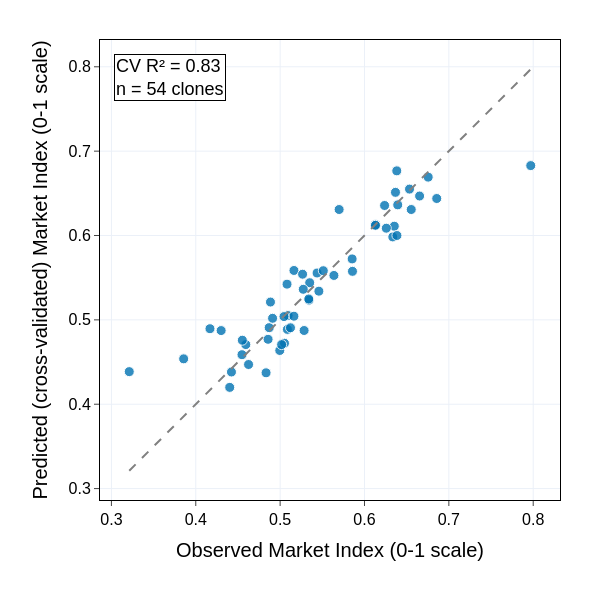

Notebook code for this chart:
### Markdown cell above
*Plotting observed vs. predicted (cross-validated) values to check prediction accuracy*

### Code cell
# Scatter plot of observed vs cross-validated predicted values for the diagnostic target
DIAGNOSTIC_TARGET = 'market_index'
diagnostic_rankings = results['targets'][DIAGNOSTIC_TARGET]['ranked_clones']
training_clones = diagnostic_rankings[diagnostic_rankings['is_training_clone']]

# x = measured value, y = prediction made without seeing that clone (cross-validated).
target_label = TARGET_NAMES.get(DIAGNOSTIC_TARGET, DIAGNOSTIC_TARGET)
fig = px.scatter(
    training_clones,
    x=f'observed_{DIAGNOSTIC_TARGET}',
    y=f'cv_predicted_{DIAGNOSTIC_TARGET}',
    hover_name='clone_id',
    color_discrete_sequence=[PALETTE[0]],
)
fig.update_traces(marker=dict(size=10, opacity=0.8, line=dict(color='white', width=1)))

minimum = min(
    training_clones[f'observed_{DIAGNOSTIC_TARGET}'].min(),
    training_clones[f'cv_predicted_{DIAGNOSTIC_TARGET}'].min(),
)
maximum = max(
    training_clones[f'observed_{DIAGNOSTIC_TARGET}'].max(),
    training_clones[f'cv_predicted_{DIAGNOSTIC_TARGET}'].max(),
)
# Dashed y = x line: points on it are perfect predictions; the closer, the better.
fig.add_shape(type='line', x0=minimum, y0=minimum, x1=maximum, y1=maximum, line=dict(color='gray', dash='dash'))
cv_r2 = results['metrics'][DIAGNOSTIC_TARGET]['cv_r2']
fig.add_annotation(text=f'CV R\u00b2 = {cv_r2:.2f}<br>n = {len(training_clones)} clones', xref='paper', yref='paper',
                   x=0.03, y=0.97, showarrow=False, align='left', xanchor='left', yanchor='top',
                   bgcolor='white', bordercolor='black', borderwidth=1, font=dict(size=18))
fig.update_xaxes(title_text=f'Observed {target_label} (0-1 scale)')
fig.update_yaxes(title_text=f'Predicted (cross-validated) {target_label} (0-1 scale)', scaleanchor='x', scaleratio=1)
style_figure(fig, width=600, height=600)
fig.show(config={'responsive': True})

### Figure 1 — Plotly figure (JSON) as saved in the notebook; plotly's stock layout.template omitted (floating-point values rounded to 4 significant figures)
{"data": [{"hovertemplate": "<b>%{hovertext}</b><br><br>observed_market_index=%{x}<br>cv_predicted_market_index=%{y}<extra></extra>", "hovertext": ["BAYOU BELLE", "LIBERTY", "ORLEANS", "EVANGELINE", "BELLEVUE", "MSU-SYN-015", "MSU-SYN-007", "BEAUREGARD", "CAROLINA RUBY", "REGAL", "MSU-SYN-016", "BONITA", "MSU-SYN-006", "MSU-SYN-014", "COVINGTON", "MONACO", "MSU-SYN-004", "MURASAKI-29", "CENTENNIAL", "MSU-SYN-009", "O'HENRY", "HWANGMI", "MSU-SYN-010", "MSU-SYN-003", "MSU-SYN-001", "HERNANDEZ", "MSU-SYN-011", "SUMOR", "DIAMOND", "EXCEL", "BURGUNDY", "AVERRE", "MSU-SYN-013", "GEORGIA JET", "BEAUREGARD P2-E10", "JEWEL", "HATTERAS", "BEAUREGARD P1-E12", "DIANE", "HANNAH", "MSU-SYN-012", "MURASAKI", "RUDDY", "OHENRY", "MSU-SYN-002", "STOKES PURPLE", "PORTO RICO", "MSU-SYN-008", "JI PURPLE", "HARRIS PURPLE", "HANNA GOLD", "OKINAWAN PURPLE", "PENNY", "MSU-SYN-005"], "legendgroup": "", "marker": {"color": "#0072B2", "line": {"color": "white", "width": 1}, "opacity": 0.8, "size": 10, "symbol": "circle"}, "mode": "markers", "name": "", "orientation": "v", "showlegend": false, "type": "scatter", "x": [0.7971, 0.6857, 0.6755, 0.6383, 0.6554, 0.6653, 0.6367, 0.6238, 0.6534, 0.6353, 0.6336, 0.6259, 0.6394, 0.613, 0.613, 0.6385, 0.5854, 0.5699, 0.5858, 0.5637, 0.5438, 0.546, 0.5512, 0.535, 0.5164, 0.5274, 0.5343, 0.5082, 0.5266, 0.5095, 0.5339, 0.5086, 0.5163, 0.4886, 0.5123, 0.5284, 0.4996, 0.5046, 0.5051, 0.5018, 0.487, 0.4593, 0.4857, 0.491, 0.4548, 0.4168, 0.4626, 0.4833, 0.4301, 0.4423, 0.4552, 0.3211, 0.4402, 0.3856], "xaxis": "x", "y": [0.6829, 0.6439, 0.6692, 0.6766, 0.6308, 0.6468, 0.6512, 0.6356, 0.655, 0.611, 0.5983, 0.6087, 0.6363, 0.6126, 0.6121, 0.6, 0.5723, 0.6308, 0.5575, 0.5527, 0.5555, 0.534, 0.5583, 0.544, 0.5586, 0.5362, 0.5233, 0.5423, 0.5541, 0.5051, 0.5247, 0.4887, 0.5043, 0.5211, 0.4906, 0.4874, 0.4637, 0.5039, 0.4723, 0.4707, 0.4908, 0.4707, 0.477, 0.5019, 0.4587, 0.4895, 0.4471, 0.4372, 0.4873, 0.4382, 0.4759, 0.4386, 0.42, 0.4538], "yaxis": "y"}], "layout": {"annotations": [{"align": "left", "bgcolor": "white", "bordercolor": "black", "borderwidth": 1, "font": {"size": 18}, "showarrow": false, "text": "CV R² = 0.83<br>n = 54 clones", "x": 0.03, "xanchor": "left", "xref": "paper", "y": 0.97, "yanchor": "top", "yref": "paper"}], "font": {"color": "black", "family": "Arial", "size": 18}, "height": 600, "legend": {"font": {"size": 18}, "title": {"font": {"size": 18}}, "tracegroupgap": 0}, "margin": {"b": 100, "l": 100, "r": 40, "t": 40}, "shapes": [{"line": {"color": "gray", "dash": "dash"}, "type": "line", "x0": 0.3211, "x1": 0.7971, "y0": 0.3211, "y1": 0.7971}], "title": {}, "width": 600, "xaxis": {"anchor": "y", "domain": [0.0, 1.0], "linecolor": "black", "mirror": true, "showline": true, "tickfont": {"color": "black", "size": 16}, "ticks": "outside", "title": {"font": {"color": "black", "size": 20}, "text": "Observed Market Index (0-1 scale)"}}, "yaxis": {"anchor": "x", "domain": [0.0, 1.0], "linecolor": "black", "mirror": true, "scaleanchor": "x", "scaleratio": 1, "showline": true, "tickfont": {"color": "black", "size": 16}, "ticks": "outside", "title": {"font": {"color": "black", "size": 20}, "text": "Predicted (cross-validated) Market Index (0-1 scale)"}}}}
